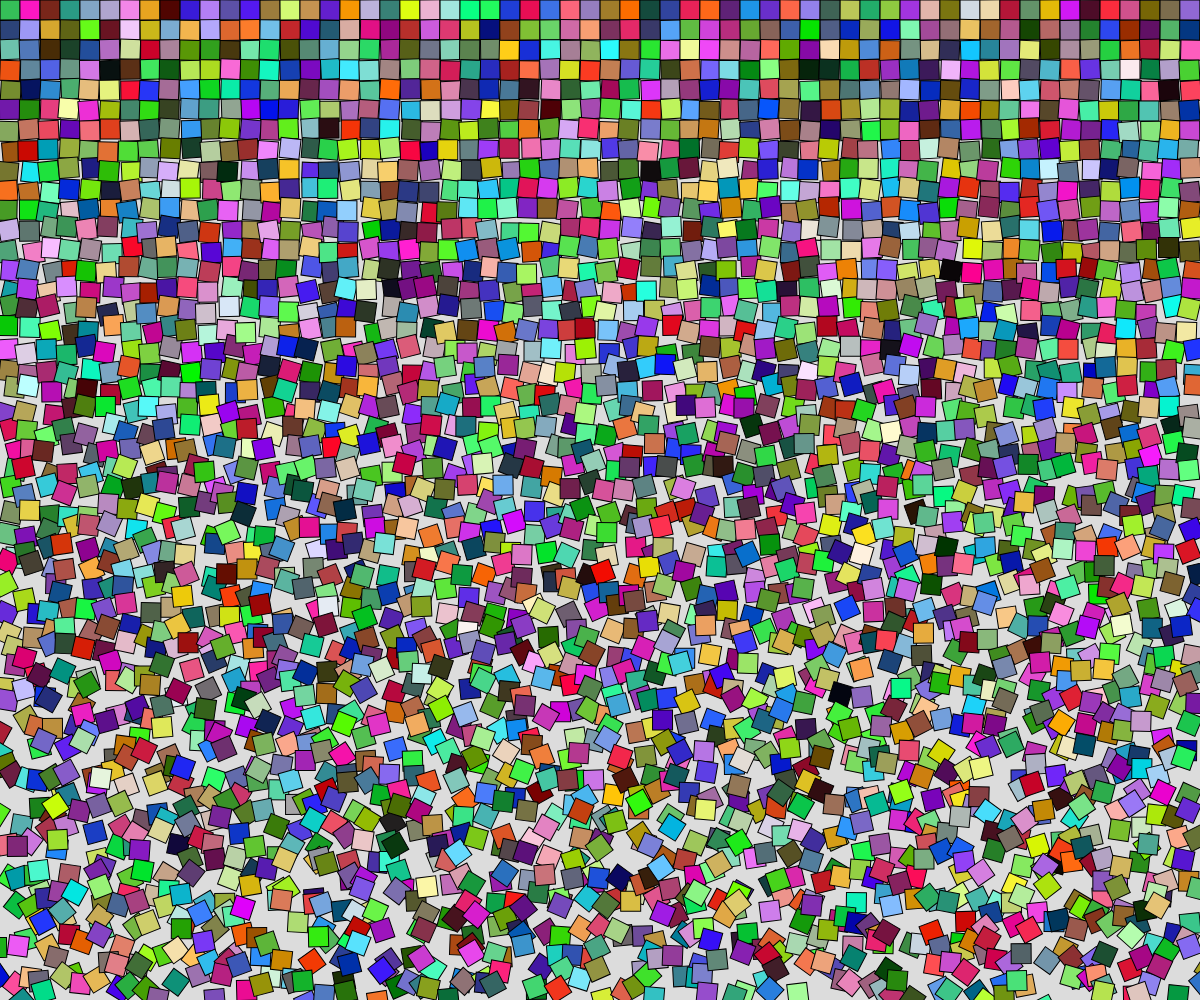
Frame 1 (no input)
Frame 60 (no input): identical to frame 1, image omitted
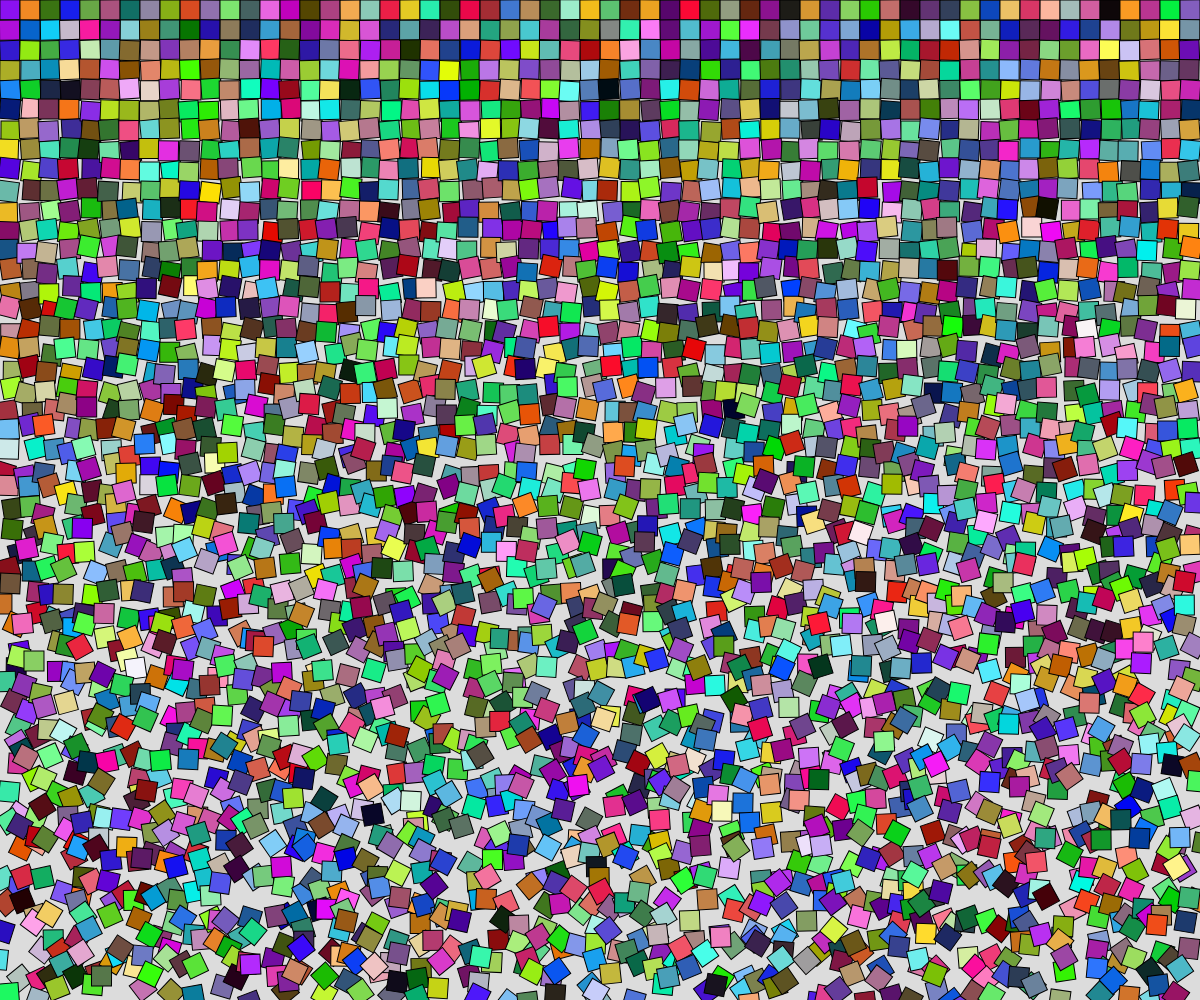
Frame 120 (the mouse pressed at the canvas centre since frame 60)

The p5.js sketch that drew these frames (run headless with seeded random() and noise() and a simulated clock; from frame 60 on, the mouse is pressed at the canvas centre):

// p5.js sketch
// ── sketch.js
// Project Title
// Your Name
// Date
//
// Extra for Experts:
// - describe what you did to take this project "above and beyond"

let gridSpacing = 20;
let strokeEnabled = true;


function setup() {
  createCanvas(windowWidth, windowHeight);
  rectMode(CENTER);
  angleMode(DEGREES)
  noFill();

  drawDisarray();
}

function mousePressed() {
  if(mouseButton===LEFT) {
    drawDisarray();
  } else if(mouseButton===CENTER) {
    if(strokeEnabled===true) {
      strokeEnabled = false;
    } else {
      strokeEnabled = true;
    }
    drawDisarray();
  } 
}

function draw() {
  //drawDisarray();
}

function drawDisarray() {
  background(220);
  if(strokeEnabled) {
    stroke(0);
  } else {
    noStroke();
  }
  for(let x=gridSpacing/2; x<width; x+=gridSpacing) {
    for(let y=gridSpacing/2; y<height; y+=gridSpacing) {
      push();
      translate(x,y);
      let rAmount = (map(y,0,height,0,45));
      let offset = map(y,0,height,0,15);
      rotate(random(-rAmount,rAmount));
      fill(random(0,255),random(0,255),random(0,255));
      square(random(-offset,offset),random(-offset,offset),gridSpacing);
      pop();
    }
  }
} 
